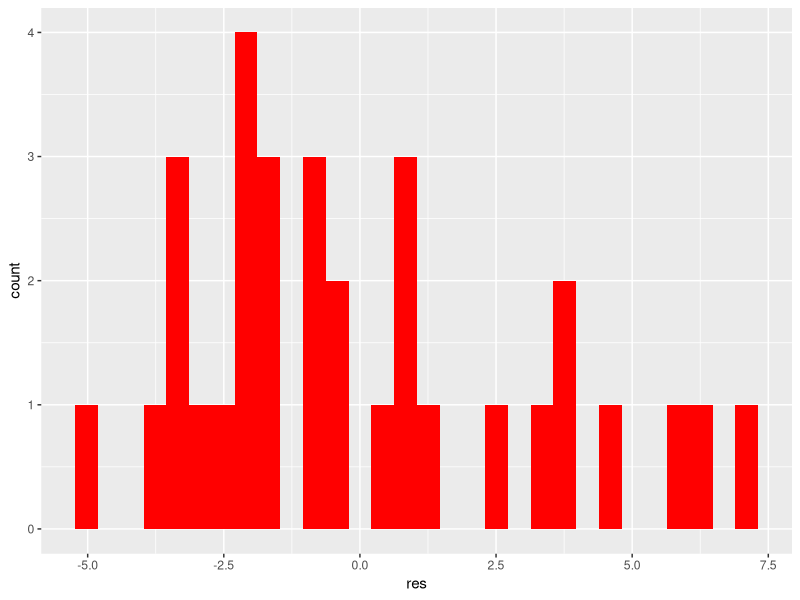
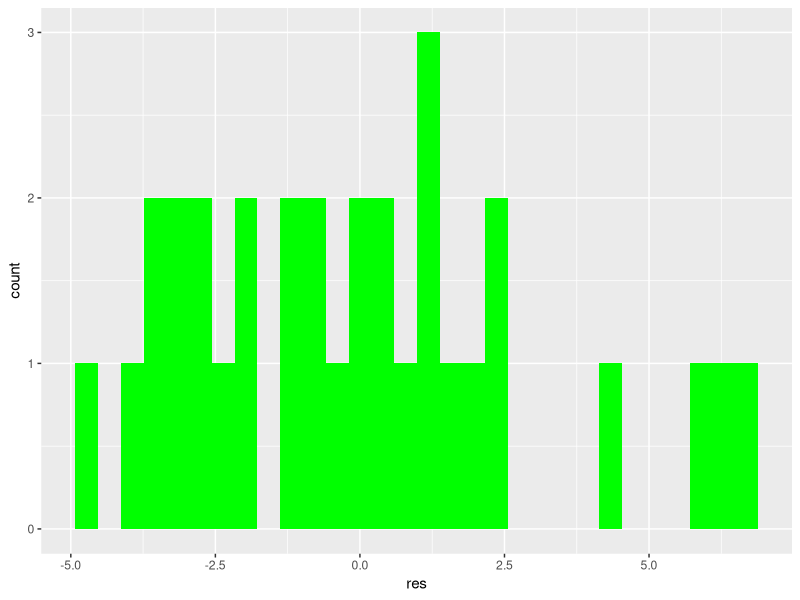

The R source for these figures, in order:
# Напишите функцию resid.norm, которая тестирует распределение остатков от модели на нормальность при помощи функции shapiro.test и создает гистограмму при помощи функции ggplot() с красной заливкой "red", если распределение остатков значимо отличается от нормального (p < 0.05), и с зелёной заливкой "green" - если распределение остатков значимо не отличается от нормального.

# На вход функция получает регрессионную модель. Функция возвращает переменную, в которой сохранен график ggplot.

# В поле для ответа не нужно создавать никаких дополнительных объектов, только напишите функцию  resid.norm.

# Пример работы функции:

# > fit <- lm(mpg ~ disp, mtcars)
# > my_plot <- resid.norm(fit)
# > my_plot
# https://ucarecdn.com/aa14c5a2-a9f4-4c0e-8596-56b9bac92c74/

# > fit <- lm(mpg ~ wt, mtcars)
# > my_plot <- resid.norm(fit)
# > my_plot
# https://ucarecdn.com/cfdea22e-f555-43b5-9388-b77d32a75a21/

# Для создания гистограммы при помощи функции ggplot требуется dataframe, где хранится переменная. Обратите внимание на такие функции как:

# data.frame()
# as.data.frame()

library(ggplot2)

resid.norm  <- function(fit){
  data <- data.frame(fit_v = fit$fitted.values,res = fit$residuals)
  test <- shapiro.test(data$res)
  color <- ifelse((test$p.value < 0.05),"red","green")

  plot <- ggplot(data, aes(x = res)) +
    geom_histogram(fill = color)
  return(plot)
}

fit <- lm(mpg ~ disp, mtcars)
my_plot <- resid.norm(fit)
my_plot

fit <- lm(mpg ~ wt, mtcars)
my_plot <- resid.norm(fit)
my_plot